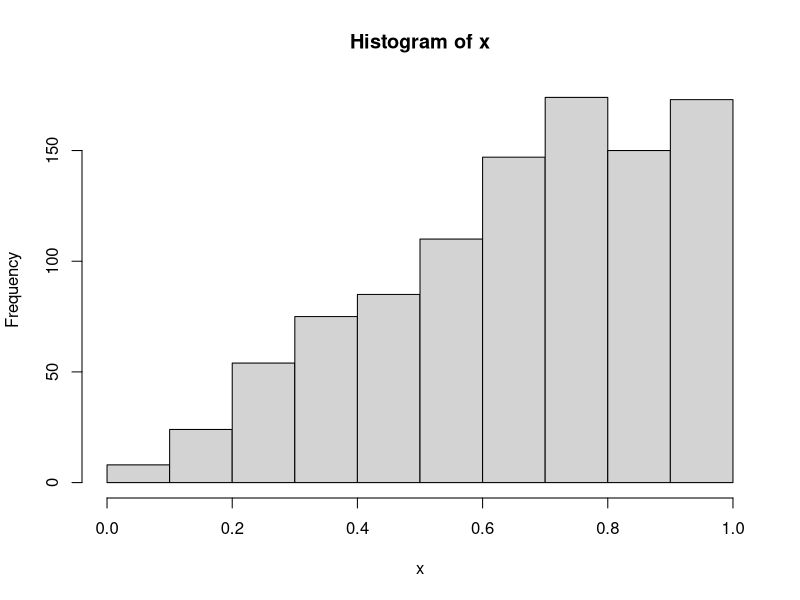
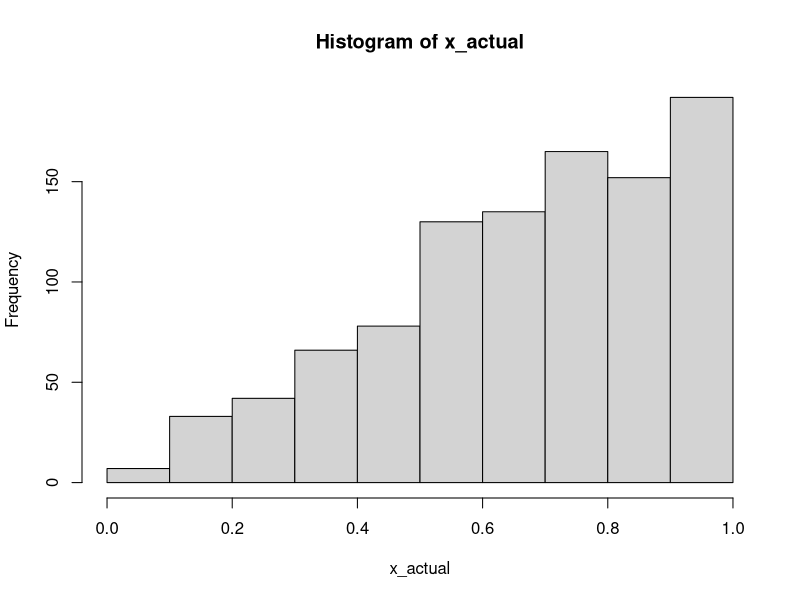
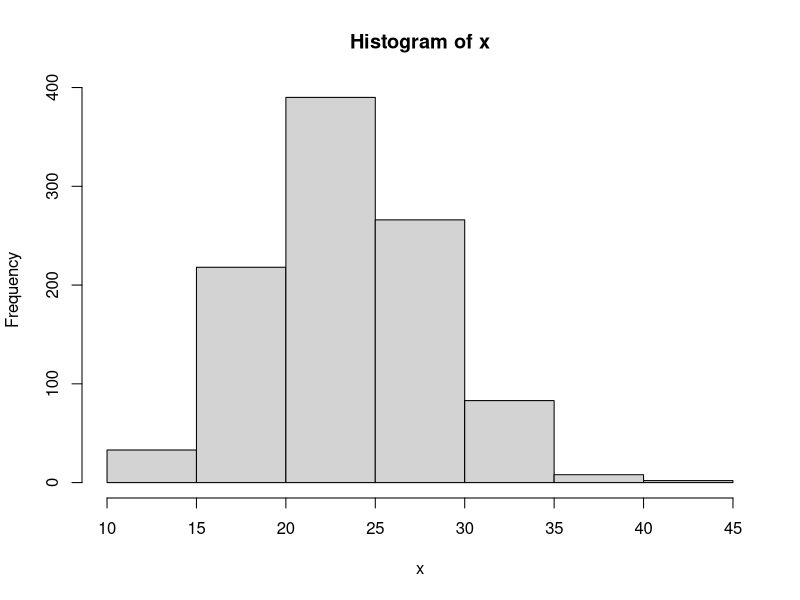
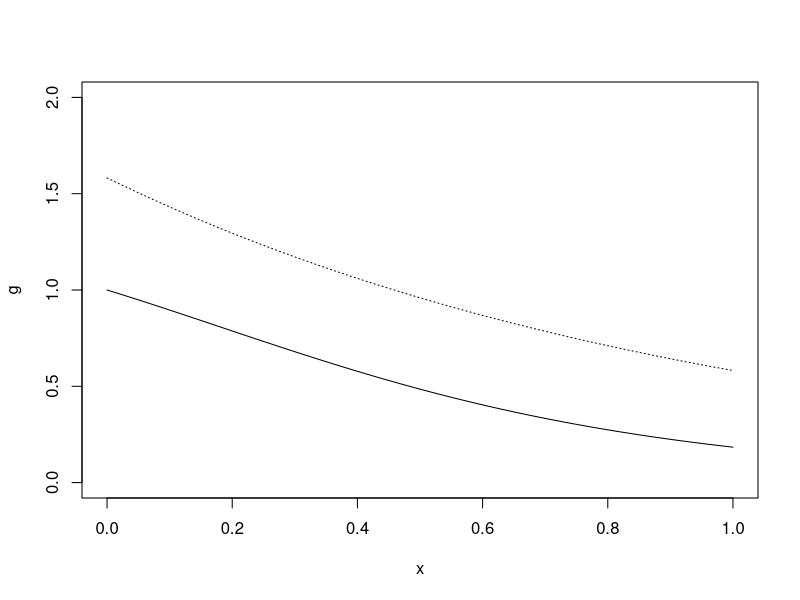

These charts were generated, in order, by the following R code:
## ---- chunk 1
#| echo: false

library(tidyverse)
set.seed(8686)
## ---- chunk 2
ex2 <- 76
ifelse(
  ex2 >= 90, grade <- 'A',
  ifelse(
    ex2 >= 80, grade <- 'B',
    ifelse(ex2 >= 70, grade <- 'C', '')
  )
)
## ---- chunk 3
k <- 0
for (i in 1:10) {
  k <- k + i
}

k

x <- 1:10
k <- 0

for (i in x) {
  k <- k + x[i]
}

k
## ---- chunk 4
k <- 0
i <- 0

while (i <= 10) {
  k <- k + i
  i <- i + 1
}

k; i
## ---- chunk 5
avg <- function(x) {
  s <- 0
  for (i in x) s <- s + i

  s / i
}

x <- 1:10

avg(x) == 5.5
## ---- chunk 6
score <- c(76, 92, 83)
grade <- ifelse(
  score >= 90, 'A',
  ifelse(score >= 80, 'B',
    ifelse(score >= 70, 'C')
  )
)
grade

# will fail-- length(score) > 1
# if (score >= 90) {
#   grade <- 'A'
# } else if (score >= 80) {
#   grade <- 'B'
# } else {
#   grade <- 'C'
# }
## ---- chunk 7
library(stats4)

# y <- c(0.04304550, 0.50263474)
y <- 1:4

mlogl <- function(theta) -(length(y)*log(theta) - theta*sum(y))

fit <- mle(mlogl, 1.4)
summary(fit)

1 / mean(y)
## ---- chunk 8
x <- c(0.5928, 3.2048, 2.2281, 4.2292, 1.2096, 3.8371, 1.2670, 1.2042, 2.8182, 3.5173)

ll <- function(theta, sumx, sumlogx, n) {
  r <- theta[1]
  lambda <- theta[2]
  -(n*r*log(lambda) - n*log(gamma(r)) + (r - 1)*sumlogx - lambda*sumx)
}

optim(c(20, 19), ll, sumx = sum(x), sumlogx = sum(log(x)), n = length(x))
## ---- chunk 9
# given an exponential distribution
lambda <- 10
exp_pdf <- function(x) lambda*exp(-lambda*x)
inv_exp <- function(u) -1/lambda * log(1 - u)

u <- runif(100000, 0, 1)
x <- inv_exp(u)

mean(x) # should be close to 1 / lambda
var(x) # should be close to 1 / lambda^2
## ---- chunk 10
# transformation given a discrete CDF, using quantiles
g <- function(n) {
  u <- runif(n, 0, 1)
  
  cdf <- c(0.1, 0.36, 0.42, 0.85, 1)
  
  dplyr::case_when(
    u <= cdf[1]              ~ 0,
    u > cdf[1] & u <= cdf[2] ~ 1,
    u > cdf[2] & u <= cdf[3] ~ 2,
    u > cdf[3] & u <= cdf[4] ~ 3,
    u > cdf[4] & u <= cdf[5] ~ 4,
    TRUE ~ NA_real_
  )
}

p <- prop.table(table(g(10000)))
cumsum(p)
## ---- chunk 11
f <- function(x, p = 0.4) p * (1 - p)^x
## ---- chunk 12
# demonstrate acception-rejection method using a Beta(2, 1) distribution
# g(x) = Uniform(0, 1)

f <- function(x) 2*x
g <- function(x) 1
C <- 2

gen_beta <- function() {
  u1 <- runif(1, 0, 1)
  u2 <- runif(1, 0, 1)
  
  # if accepted,
  r <- f(u1) / (C * g(u1))
  out <- c( "r" = r, "u1" = u1, "u2" = u2)

  if (u2 < f(u1) / (C * g(u1))) {
    return(u1)
  } else {
    gen_beta()
  }
}

x <- replicate(1000, gen_beta())
x_actual <- rbeta(1000, 2, 1)

hist(x)
hist(x_actual)
## ---- chunk 13
f <- c(0.16, 0.24, 0.33, 0.17, 0.10)
g <- c(1, 1, 1, 1, 1) / 5
C <- max(f / g)

f_x <- function(x) {
  dplyr::case_when(
    x == 1 ~ 0.16,
    x == 2 ~ 0.24,
    x == 3 ~ 0.33,
    x == 4 ~ 0.17,
    x == 5 ~ 0.10,
      TRUE ~ 0
  )
}

gen <- function() {
  y <- sample(1:5, 1) # draw 1 realization from discrete uniform
  u <- runif(1, 0, 1) # draw 1 realization from continuous uniform

  if (u <= f_x(y) / (C * 1/5)) {
    return(y)
  } else {
    gen()
  }
}

out <- replicate(1000, gen())
prop.table(table(out))
## ---- chunk 14
gen_poisson <- function(t0, lambda) {
  s <- 0; i <- 0

  while (s <= t0) {
    u <- runif(1, 0, 1)
    t <- -log(1 - u) / lambda  # inverse transform to draw from Exp(lambda)
    s <- s + t
    i <- i + 1
  }

  return(i - 1)
}

gen_poisson(10, 2)

x <- replicate(1000, gen_poisson(8, 3))

hist(x)
## ---- chunk 15
lambda <- 3
n <- 10
x <- 1
p <- 0.7

rexp(n, lambda) # x_i ~ f(x)             -- random draws
pexp(x, lambda) # P(X <= x)              -- CDF, cumulative probability
dexp(x, lambda) # P(X == x)?             -- density
qexp(p, lambda) # x* s.t. P(X <= x*) = p -- quantile
## ---- chunk 16
mu <- 5
sd <- 3

rnorm(1, mu, sd)
pnorm(5, mu, sd)
qnorm(0.75, mu, sd)
## ---- chunk 17
punif(0.6, 0, 1)
## ---- chunk 18
u <- runif(1000000, 0, 1)
mean(exp(-u))

1 - exp(-1)
## ---- chunk 19
n1 <- 500
n2 <- 5000

u1 <- runif(n1, 0, 1)
u2 <- runif(n2, 0, 1)

# g(x) = x
mean(u1)
mean(u2)
## ---- chunk 20
-exp(-5) - (-exp(-2))

u <- runif(1000, 2, 5)
(5 - 2) * mean(exp(-u))
## ---- chunk 21
library(purrr)

mc_integrate <- function(g, a = 0, b = 1, n) {
  u <- runif(n, a, b)
  (b - a) * mean(g(u))
}

f <- function(x) exp(-x)

map_dbl(c(10, 100, 1000, 10000, 100000), ~mc_integrate(f, 2, 4, .))

# true value
exp(-2) - exp(-4)

h <- function(x) 10 * exp(-10 * x)
map_dbl(c(10, 1000, 1000000), ~mc_integrate(h, 0, 2, .))

# true value
integrate(h, 0, 2)
## ---- chunk 22
f <- function(x) 10 * exp(-10 * x)
mc_integrate(f, 0, 5, 100000)
## ---- chunk 23
cdf_exp_b <- function(x, lambda, n) {
  u <- runif(n, 0, 1)
  x * mean(lambda * exp(-lambda * x * u))
}

u <- cdf_exp_b(6, 20, 100)
l <- cdf_exp_b(2, 20, 100)

u - l

pexp(6, 1/20) - pexp(2, 1/20)
## ---- chunk 24
# Compare results to textbook example 6.3



z_cdf <- function(x, n = 1000) {
  u <- runif(n, 0, 1)

  # density of Z ~ N(0, 1)?
  theta <- function(x, u) {
    mean(1 / sqrt(2 * pi) * x * exp((-x^2 * u^2) / 2))
  }

  # Z ~ N(0, 1) is symmetric about 0
  if (x >= 0) {
    0.5 + theta(x, u)
  } else {
    1 - 0.5 - theta(-x, u)
  }
}

z_cdf(2, 100000)
pnorm(2)
## ---- chunk 25
# the "Hit-or-Miss" method:

# step 1.
x <- rnorm(10000)

# step 2. (an indicator function)
i <- x <= 1.96

# step 3.
mean(i)

norm_cdf <- function(x, n = 10000, mu = 0, sigma = 1) {
  X <- rnorm(n, mu, sigma)
  i <- X <= x
  mean(i)
}

exp_cdf <- function(x, n = 10000, lambda = 5) {
  X <- rexp(n, lambda)
  i <- X <= x
  mean(i)
}

exp_cdf(7.6, n = 1000, lambda = 5)
pexp(7.6, 5)

beta_cdf <- function(x, n = 10000, a = 2, b = 3) {
  X <- rbeta(n, a, b)
  i <- X <= x
  mean(i)
}

beta_cdf(0.7, a = 2, b = 3)
pbeta(0.7, 2, 3)
## ---- chunk 26
# compare hit or miss vs. simple monte-carlo
# theta_1 is simple monte-carlo
# theta_2 is indicator
# estimating F_Z(1.96) where Z ~ N(0, 1).
# generate 100 estimates of theta_1 and theta_2 (n = 10,000)
# then, take the variance of each

# for theta_1
z_cdf <- function(x, n = 1000) {
  u <- runif(n, 0, 1)

  # density of Z ~ N(0, 1)?
  theta <- function(x, u) {
    mean(1 / sqrt(2 * pi) * x * exp((-x^2 * u^2) / 2))
  }

  # Z ~ N(0, 1) is symmetric about 0
  if (x >= 0) {
    0.5 + theta(x, u)
  } else {
    1 - 0.5 - theta(-x, u)
  }
}

# for theta_2
z_cdf2 <- function(x, n = 1000, mu = 0, sigma = 1) {
  X <- rnorm(n, mu, sigma)
  i <- X <= x
  mean(i)
}

# wrap the 2 functions, and collect results
comparison <- function(x = 1.96, n = 100) {
  t1 <- numeric(n)
  t2 <- numeric(n)
  for (i in 1:n) {
    t1[i] <- z_cdf(x)
    t2[i] <- z_cdf2(x)
  }
  c(theta1 = var(t1), theta2 = var(t2))
}

comparison()
## ---- chunk 27
u <- runif(1000)
v <- 1 - u

# Cov(u, v) < 0!
cov(u, v)
## ---- chunk 28
norm_cdf_anti <- function(x, n) {
  u <- runif(n / 2)
  v <- 1 - u
  y <- c(u, v)
  
  pos_cdf <- (1 / sqrt(2 * pi)) * abs(x) * exp(-x^2 * y^2 / 2) + 0.5
  
  if (x >= 0) {
    cdf <- pos_cdf
  } else {
    cdf <- 1 - pos_cdf
  }
  
  return(mean(cdf))
}

norm_cdf <- function(x, n) {
  u <- runif(n)
  
  pos_cdf <- (1 / sqrt(2 * pi)) * abs(x) * exp(-x^2 * u^2 / 2) + 0.5
  
  if (x >= 0) {
    cdf <- pos_cdf
  } else {
    cdf <- 1 - pos_cdf
  }
  
  return(mean(cdf))
}

s <- numeric(100)
a <- numeric(100)

for (i in 1:100) {
  s[i] <- norm_cdf(1.96, 100)
  a[i] <- norm_cdf_anti(1.96, 100)
}

var(s)
var(a)
## ---- chunk 29
u <- runif(100)
C <- -cov(exp(u), u) / var(u)
C

-0.1409 / (1/12)
## ---- chunk 30
g <- function(x) exp(-x) / (1 + x^2)
l <- function(x) exp(-0.5) / (1 + x^2)

# estimating C
u <- runif(10000)
C <- -cov(g(u), l(u)) / var(l(u))

# simple monte-carlo vs. control variate
u <- runif(1000)
smc <- mean(g(u))
hat <- mean(g(u) + C * (l(u) - mean(l(u))))

integrate(g, 0, 1)
print(smc)
print(hat)
print(var(g(u)))
print(var(g(u) + C * (l(u) - mean(l(u)))))
## ---- chunk 31
n <- 10000
u <- runif(n)
# u1, u2, ..., u10k --> e^u1, e^u2, ... e^u10k

hat_theta <- mean(exp(u))
est_var <- var(exp(u))

hat_theta <- numeric(100)
for (i in 1:100) {
  u <- runif(10000)
  hat_theta[i] <- mean(exp(u))
}

var(hat_theta)
## ---- chunk 32
# Example 6.11
x <- seq(0, 1, 0.01)
g <- exp(-x) / (1 + x^2)
f3 <- exp(-x) / (1 - exp(-1))

plot(x, g, type = "l", ylim = c(0, 2))
lines(x, f3, lty = 3)
## ---- chunk 33
# Example

m <- 100
Y <- numeric(m)

for (i in 1:m) {
  x <- rnorm(3, 0, 1)
  Y[i] <- sum(x^2)
}

(hat_theta <- mean(Y))  # should be close to 3
(hat_mse <- mean((Y - 3)^2))  # should be close to 6
## ---- chunk 34
# Example 7.1
m <- 100
L <- numeric(m)

for (i in 1:m) {
  x <- rnorm(2, 0, 1)
  L[i] <- abs(x[1] - x[2])
}

(hat_theta <- mean(L))  # should be close to 2 / sqrt(pi)
(hat_mse <- mean((L - 2 / sqrt(pi))^2))
## ---- chunk 35
# Example 7.2

m <- 100
k <- 3
K <- numeric(m)

for (i in 1:m) {
  x <- rnorm(100)
  x <- sort(x)
  K[i] <- mean(x[k:(length(x) - k)])
}

(hat_theta <- mean(K))
## ---- chunk 36
x <- c(580, 400, 428, 825, 850, 875, 920, 550, 575, 750, 636, 360, 590, 735, 950)
n <- length(x)
m <- mean(x)
s <- sd(x)
a <- c(0.10, 0.05)
t <- qt(1 - a / 2, df = n - 1)

(c90 <- c(m - t[1] * s / sqrt(n), m + t[1] * s / sqrt(n)))
(c95 <- c(m - t[2] * s / sqrt(n), m + t[2] * s / sqrt(n)))
## ---- chunk 37
n <- 4
m <- 65
s <- 2.4
t <- qt(1 - 0.05/2, df = 3)

(c95 <- c(m - t * s / sqrt(n), m + t * s / sqrt(n)))
## ---- chunk 38
t_ci <- function(n = 20, mu = 15, sigma = 3, alpha = 0.05) {
  x <- rnorm(n, mu, sigma)
  m <- mean(x)
  s <- sd(x)
  t <- qt(1 - alpha / 2, df = n - 1)

  c(m - t * s / sqrt(n), m + t * s / sqrt(n))
}

res <- replicate(n = 1000, expr = t_ci(), simplify = FALSE)
(chk <- res |> map_lgl(~between(15, .[1], .[2])) |> mean())
